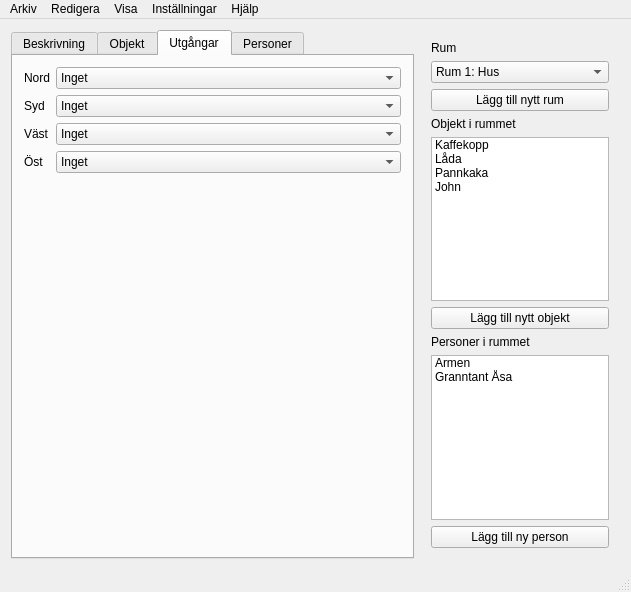
<?xml version="1.0" encoding="UTF-8"?>
<ui version="4.0">
 <class>Editor</class>
 <widget class="QMainWindow" name="Editor">
  <property name="geometry">
   <rect>
    <x>0</x>
    <y>0</y>
    <width>631</width>
    <height>592</height>
   </rect>
  </property>
  <property name="sizePolicy">
   <sizepolicy hsizetype="Expanding" vsizetype="Expanding">
    <horstretch>0</horstretch>
    <verstretch>0</verstretch>
   </sizepolicy>
  </property>
  <property name="windowTitle">
   <string>Editor</string>
  </property>
  <property name="dockOptions">
   <set>QMainWindow::AllowTabbedDocks|QMainWindow::AnimatedDocks</set>
  </property>
  <widget class="QWidget" name="centralWidget">
   <layout class="QHBoxLayout" name="horizontalLayout_2">
    <item>
     <widget class="QTabWidget" name="tabWidget">
      <property name="sizePolicy">
       <sizepolicy hsizetype="MinimumExpanding" vsizetype="Expanding">
        <horstretch>0</horstretch>
        <verstretch>0</verstretch>
       </sizepolicy>
      </property>
      <property name="toolTip">
       <string/>
      </property>
      <property name="autoFillBackground">
       <bool>false</bool>
      </property>
      <property name="currentIndex">
       <number>2</number>
      </property>
      <widget class="QWidget" name="tab_description">
       <property name="toolTip">
        <string notr="true"/>
       </property>
       <property name="statusTip">
        <string/>
       </property>
       <attribute name="title">
        <string>Beskrivning</string>
       </attribute>
       <attribute name="toolTip">
        <string>&lt;html&gt;&lt;head/&gt;&lt;body&gt;&lt;p&gt;Rummets namn och beskrivning&lt;/p&gt;&lt;/body&gt;&lt;/html&gt;</string>
       </attribute>
       <layout class="QVBoxLayout" name="verticalLayout_6">
        <item>
         <widget class="QLabel" name="label">
          <property name="text">
           <string>Namn</string>
          </property>
         </widget>
        </item>
        <item>
         <widget class="QLineEdit" name="lineEdit">
          <property name="text">
           <string>Hus</string>
          </property>
         </widget>
        </item>
        <item>
         <widget class="QLabel" name="label_2">
          <property name="text">
           <string>Beskrivning</string>
          </property>
         </widget>
        </item>
        <item>
         <widget class="QTextEdit" name="textEdit">
          <property name="statusTip">
           <string/>
          </property>
         </widget>
        </item>
       </layout>
      </widget>
      <widget class="QWidget" name="tab_item">
       <property name="toolTip">
        <string>
</string>
       </property>
       <attribute name="title">
        <string>Objekt</string>
       </attribute>
       <attribute name="toolTip">
        <string>&lt;html&gt;&lt;head/&gt;&lt;body&gt;&lt;p&gt;Objekt&lt;/p&gt;&lt;/body&gt;&lt;/html&gt;</string>
       </attribute>
       <layout class="QGridLayout" name="gridLayout_2">
        <item row="0" column="0">
         <widget class="QLabel" name="label_3">
          <property name="text">
           <string>Namn</string>
          </property>
         </widget>
        </item>
        <item row="5" column="0">
         <widget class="QCheckBox" name="checkBox_3">
          <property name="text">
           <string>Går att sälja</string>
          </property>
         </widget>
        </item>
        <item row="1" column="0">
         <widget class="QLineEdit" name="lineEdit_2">
          <property name="text">
           <string>Kaffekopp</string>
          </property>
         </widget>
        </item>
        <item row="2" column="0">
         <widget class="QLabel" name="label_4">
          <property name="text">
           <string>Beskrivning</string>
          </property>
         </widget>
        </item>
        <item row="8" column="0">
         <widget class="QCheckBox" name="checkBox_4">
          <property name="text">
           <string>Går att kasta</string>
          </property>
         </widget>
        </item>
        <item row="4" column="0">
         <widget class="QWidget" name="widget" native="true">
          <layout class="QHBoxLayout" name="horizontalLayout">
           <item>
            <widget class="QLabel" name="label_5">
             <property name="text">
              <string>Värde</string>
             </property>
            </widget>
           </item>
           <item>
            <widget class="QSpinBox" name="spinBox"/>
           </item>
          </layout>
         </widget>
        </item>
        <item row="3" column="0">
         <widget class="QTextEdit" name="textEdit_2">
          <property name="html">
           <string>&lt;!DOCTYPE HTML PUBLIC &quot;-//W3C//DTD HTML 4.0//EN&quot; &quot;http://www.w3.org/TR/REC-html40/strict.dtd&quot;&gt;
&lt;html&gt;&lt;head&gt;&lt;meta name=&quot;qrichtext&quot; content=&quot;1&quot; /&gt;&lt;style type=&quot;text/css&quot;&gt;
p, li { white-space: pre-wrap; }
&lt;/style&gt;&lt;/head&gt;&lt;body style=&quot; font-family:'Sans Serif'; font-size:9pt; font-weight:400; font-style:normal;&quot;&gt;
&lt;p style=&quot; margin-top:0px; margin-bottom:0px; margin-left:0px; margin-right:0px; -qt-block-indent:0; text-indent:0px;&quot;&gt;En riktigt fin kaffekopp&lt;/p&gt;&lt;/body&gt;&lt;/html&gt;</string>
          </property>
         </widget>
        </item>
        <item row="6" column="0">
         <widget class="QCheckBox" name="checkBox_2">
          <property name="text">
           <string>Går att plocka upp</string>
          </property>
         </widget>
        </item>
       </layout>
      </widget>
      <widget class="QWidget" name="tab_exits">
       <attribute name="title">
        <string>Utgångar</string>
       </attribute>
       <attribute name="toolTip">
        <string>&lt;html&gt;&lt;head/&gt;&lt;body&gt;&lt;p&gt;Ändra rummets utgångar&lt;/p&gt;&lt;/body&gt;&lt;/html&gt;</string>
       </attribute>
       <layout class="QFormLayout" name="formLayout">
        <item row="0" column="0">
         <widget class="QLabel" name="label_N">
          <property name="text">
           <string>Nord</string>
          </property>
         </widget>
        </item>
        <item row="0" column="1">
         <widget class="QComboBox" name="combo_N">
          <item>
           <property name="text">
            <string>Inget</string>
           </property>
          </item>
          <item>
           <property name="text">
            <string>Rum 1: Hus</string>
           </property>
          </item>
          <item>
           <property name="text">
            <string>Rum 2: Fult hus</string>
           </property>
          </item>
         </widget>
        </item>
        <item row="1" column="1">
         <widget class="QComboBox" name="combo_S">
          <item>
           <property name="text">
            <string>Inget</string>
           </property>
          </item>
          <item>
           <property name="text">
            <string>Rum 1: Hus</string>
           </property>
          </item>
          <item>
           <property name="text">
            <string>Rum 2: Fult hus</string>
           </property>
          </item>
         </widget>
        </item>
        <item row="2" column="1">
         <widget class="QComboBox" name="combo_V">
          <item>
           <property name="text">
            <string>Inget</string>
           </property>
          </item>
          <item>
           <property name="text">
            <string>Rum 1: Hus</string>
           </property>
          </item>
          <item>
           <property name="text">
            <string>Rum 2: Fult hus</string>
           </property>
          </item>
         </widget>
        </item>
        <item row="3" column="1">
         <widget class="QComboBox" name="combo_E">
          <item>
           <property name="text">
            <string>Inget</string>
           </property>
          </item>
          <item>
           <property name="text">
            <string>Rum 1: Hus</string>
           </property>
          </item>
          <item>
           <property name="text">
            <string>Rum 2: Fult hus</string>
           </property>
          </item>
         </widget>
        </item>
        <item row="1" column="0">
         <widget class="QLabel" name="label_S">
          <property name="text">
           <string>Syd</string>
          </property>
         </widget>
        </item>
        <item row="2" column="0">
         <widget class="QLabel" name="label_W">
          <property name="text">
           <string>Väst</string>
          </property>
         </widget>
        </item>
        <item row="3" column="0">
         <widget class="QLabel" name="label_E">
          <property name="text">
           <string>Öst</string>
          </property>
         </widget>
        </item>
       </layout>
      </widget>
      <widget class="QWidget" name="tab_npcs">
       <attribute name="title">
        <string>Personer</string>
       </attribute>
       <attribute name="toolTip">
        <string>&lt;html&gt;&lt;head/&gt;&lt;body&gt;&lt;p&gt;Person&lt;/p&gt;&lt;/body&gt;&lt;/html&gt;</string>
       </attribute>
       <layout class="QVBoxLayout" name="verticalLayout_2">
        <item>
         <widget class="QWidget" name="widget_namn" native="true">
          <layout class="QVBoxLayout" name="verticalLayout_3">
           <item>
            <widget class="QLabel" name="label_name">
             <property name="minimumSize">
              <size>
               <width>10</width>
               <height>0</height>
              </size>
             </property>
             <property name="text">
              <string>Namn</string>
             </property>
            </widget>
           </item>
           <item>
            <widget class="QLineEdit" name="edit_name">
             <property name="text">
              <string>Granntant Åsa</string>
             </property>
            </widget>
           </item>
          </layout>
         </widget>
        </item>
        <item>
         <widget class="QWidget" name="widget_description" native="true">
          <layout class="QVBoxLayout" name="verticalLayout_4">
           <item>
            <widget class="QLabel" name="label_description">
             <property name="text">
              <string>Beskrivning</string>
             </property>
             <property name="alignment">
              <set>Qt::AlignLeading|Qt::AlignLeft|Qt::AlignTop</set>
             </property>
            </widget>
           </item>
           <item>
            <widget class="QPlainTextEdit" name="edit_description">
             <property name="plainText">
              <string>Extremt nyfiken</string>
             </property>
            </widget>
           </item>
          </layout>
         </widget>
        </item>
        <item>
         <widget class="QWidget" name="widget_dialogs" native="true">
          <property name="minimumSize">
           <size>
            <width>0</width>
            <height>100</height>
           </size>
          </property>
          <layout class="QVBoxLayout" name="verticalLayout_5">
           <item>
            <widget class="QLabel" name="label_dialog">
             <property name="text">
              <string>Dialog</string>
             </property>
            </widget>
           </item>
           <item>
            <widget class="QTextEdit" name="edit_dialog">
             <property name="html">
              <string>&lt;!DOCTYPE HTML PUBLIC &quot;-//W3C//DTD HTML 4.0//EN&quot; &quot;http://www.w3.org/TR/REC-html40/strict.dtd&quot;&gt;
&lt;html&gt;&lt;head&gt;&lt;meta name=&quot;qrichtext&quot; content=&quot;1&quot; /&gt;&lt;style type=&quot;text/css&quot;&gt;
p, li { white-space: pre-wrap; }
&lt;/style&gt;&lt;/head&gt;&lt;body style=&quot; font-family:'Sans Serif'; font-size:9pt; font-weight:400; font-style:normal;&quot;&gt;
&lt;p style=&quot; margin-top:0px; margin-bottom:0px; margin-left:0px; margin-right:0px; -qt-block-indent:0; text-indent:0px;&quot;&gt;Har du något nytt skvaller?&lt;/p&gt;&lt;/body&gt;&lt;/html&gt;</string>
             </property>
            </widget>
           </item>
           <item>
            <widget class="QLabel" name="label_recieved_dialog">
             <property name="text">
              <string>Dialog vid mottaget objekt</string>
             </property>
            </widget>
           </item>
           <item>
            <widget class="QTextEdit" name="edit_recieved_dialog">
             <property name="html">
              <string>&lt;!DOCTYPE HTML PUBLIC &quot;-//W3C//DTD HTML 4.0//EN&quot; &quot;http://www.w3.org/TR/REC-html40/strict.dtd&quot;&gt;
&lt;html&gt;&lt;head&gt;&lt;meta name=&quot;qrichtext&quot; content=&quot;1&quot; /&gt;&lt;style type=&quot;text/css&quot;&gt;
p, li { white-space: pre-wrap; }
&lt;/style&gt;&lt;/head&gt;&lt;body style=&quot; font-family:'Sans Serif'; font-size:9pt; font-weight:400; font-style:normal;&quot;&gt;
&lt;p style=&quot; margin-top:0px; margin-bottom:0px; margin-left:0px; margin-right:0px; -qt-block-indent:0; text-indent:0px;&quot;&gt;Tack för kaffet och skvallerstunden, jag bjuder på fika!&lt;/p&gt;&lt;/body&gt;&lt;/html&gt;</string>
             </property>
            </widget>
           </item>
          </layout>
         </widget>
        </item>
        <item>
         <widget class="QWidget" name="widget_modifier" native="true">
          <property name="minimumSize">
           <size>
            <width>0</width>
            <height>0</height>
           </size>
          </property>
          <layout class="QGridLayout" name="gridLayout">
           <item row="0" column="1">
            <widget class="QLineEdit" name="edit_hair">
             <property name="text">
              <string>Grå</string>
             </property>
            </widget>
           </item>
           <item row="2" column="3">
            <widget class="QLineEdit" name="edit_height">
             <property name="text">
              <string>130</string>
             </property>
            </widget>
           </item>
           <item row="0" column="0">
            <widget class="QLabel" name="label_hair">
             <property name="text">
              <string>Hårfärg</string>
             </property>
            </widget>
           </item>
           <item row="2" column="2">
            <widget class="QLabel" name="label_height">
             <property name="text">
              <string>Längd</string>
             </property>
            </widget>
           </item>
           <item row="2" column="0">
            <widget class="QLabel" name="label_width">
             <property name="text">
              <string>Bredd</string>
             </property>
            </widget>
           </item>
           <item row="4" column="1">
            <widget class="QLineEdit" name="edit_wants">
             <property name="text">
              <string>Kaffekopp</string>
             </property>
            </widget>
           </item>
           <item row="0" column="3">
            <widget class="QLineEdit" name="edit_weight">
             <property name="text">
              <string>60</string>
             </property>
            </widget>
           </item>
           <item row="2" column="1">
            <widget class="QLineEdit" name="edit_width">
             <property name="text">
              <string>100</string>
             </property>
            </widget>
           </item>
           <item row="0" column="2">
            <widget class="QLabel" name="label_weight">
             <property name="text">
              <string>Vikt</string>
             </property>
            </widget>
           </item>
           <item row="4" column="0">
            <widget class="QLabel" name="label_wants">
             <property name="text">
              <string>Begär</string>
             </property>
            </widget>
           </item>
           <item row="4" column="3">
            <widget class="QCheckBox" name="checkBox">
             <property name="text">
              <string>Försäljare</string>
             </property>
            </widget>
           </item>
          </layout>
         </widget>
        </item>
       </layout>
      </widget>
     </widget>
    </item>
    <item>
     <widget class="QWidget" name="right_widget" native="true">
      <property name="maximumSize">
       <size>
        <width>200</width>
        <height>16777215</height>
       </size>
      </property>
      <layout class="QVBoxLayout" name="verticalLayout">
       <item>
        <widget class="QLabel" name="label_room">
         <property name="text">
          <string>Rum</string>
         </property>
        </widget>
       </item>
       <item>
        <widget class="QComboBox" name="combobox_rooms">
         <property name="maximumSize">
          <size>
           <width>200</width>
           <height>16777215</height>
          </size>
         </property>
         <item>
          <property name="text">
           <string>Rum 1: Hus</string>
          </property>
         </item>
         <item>
          <property name="text">
           <string>Rum 2: Fult hus</string>
          </property>
         </item>
        </widget>
       </item>
       <item>
        <widget class="QPushButton" name="buttom_new_room">
         <property name="text">
          <string>Lägg till nytt rum</string>
         </property>
        </widget>
       </item>
       <item>
        <widget class="QLabel" name="label_items">
         <property name="text">
          <string>Objekt i rummet</string>
         </property>
        </widget>
       </item>
       <item>
        <widget class="QListWidget" name="list_items">
         <property name="maximumSize">
          <size>
           <width>200</width>
           <height>16777215</height>
          </size>
         </property>
         <item>
          <property name="text">
           <string>Kaffekopp</string>
          </property>
         </item>
         <item>
          <property name="text">
           <string>Låda</string>
          </property>
         </item>
         <item>
          <property name="text">
           <string>Pannkaka</string>
          </property>
         </item>
         <item>
          <property name="text">
           <string>John</string>
          </property>
         </item>
        </widget>
       </item>
       <item>
        <widget class="QPushButton" name="button_item">
         <property name="text">
          <string>Lägg till nytt objekt</string>
         </property>
        </widget>
       </item>
       <item>
        <widget class="QLabel" name="label_npcs">
         <property name="text">
          <string>Personer i rummet</string>
         </property>
        </widget>
       </item>
       <item>
        <widget class="QListWidget" name="list_npcs">
         <property name="styleSheet">
          <string notr="true"/>
         </property>
         <item>
          <property name="text">
           <string>Armen</string>
          </property>
         </item>
         <item>
          <property name="text">
           <string>Granntant Åsa</string>
          </property>
         </item>
        </widget>
       </item>
       <item>
        <widget class="QPushButton" name="button_npc">
         <property name="text">
          <string>Lägg till ny person</string>
         </property>
        </widget>
       </item>
      </layout>
     </widget>
    </item>
   </layout>
  </widget>
  <widget class="QMenuBar" name="menuBar">
   <property name="geometry">
    <rect>
     <x>0</x>
     <y>0</y>
     <width>631</width>
     <height>20</height>
    </rect>
   </property>
   <widget class="QMenu" name="menuArkiv">
    <property name="title">
     <string>Arkiv</string>
    </property>
   </widget>
   <widget class="QMenu" name="menuRedigera">
    <property name="title">
     <string>Redigera</string>
    </property>
   </widget>
   <widget class="QMenu" name="menuVisa">
    <property name="title">
     <string>Visa</string>
    </property>
   </widget>
   <widget class="QMenu" name="menuInstallning">
    <property name="title">
     <string>Inställningar</string>
    </property>
   </widget>
   <widget class="QMenu" name="menuHjalp">
    <property name="title">
     <string>Hjälp</string>
    </property>
   </widget>
   <addaction name="menuArkiv"/>
   <addaction name="menuRedigera"/>
   <addaction name="menuVisa"/>
   <addaction name="menuInstallning"/>
   <addaction name="menuHjalp"/>
  </widget>
  <widget class="QStatusBar" name="statusBar"/>
 </widget>
 <layoutdefault spacing="6" margin="11"/>
 <resources/>
 <connections/>
</ui>
